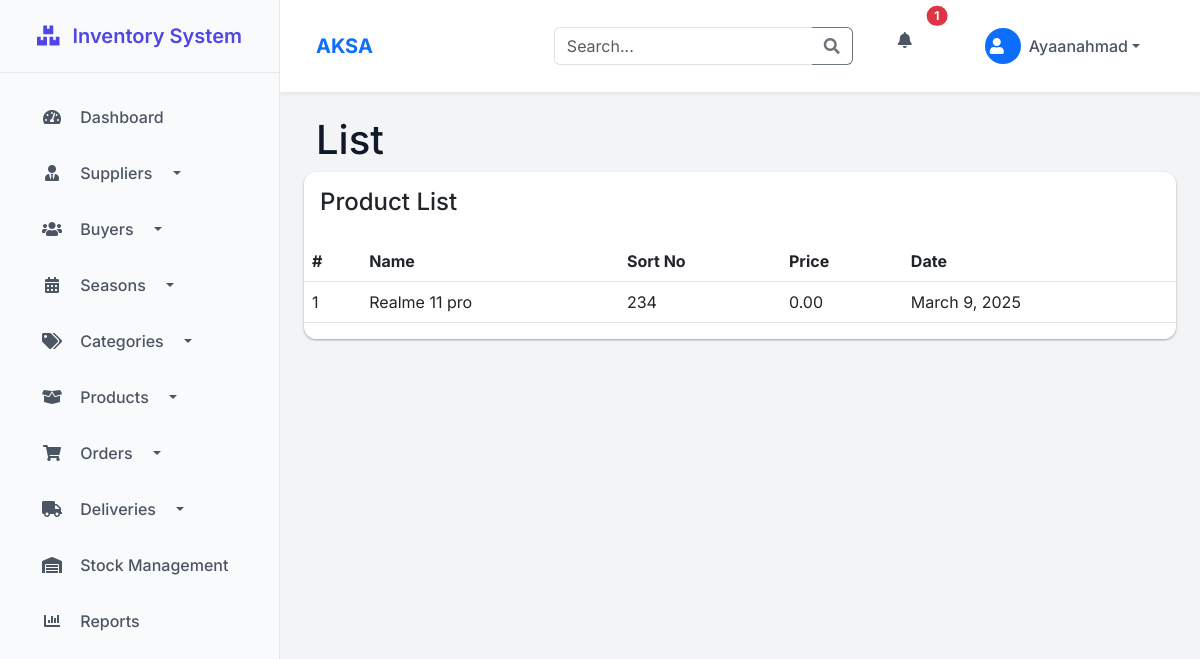
Page /store/product-list/ (signed in) on the committed database.
### inventory/models.py (models this page shows)
class User(AbstractUser):
    is_buyer = models.BooleanField(default=False)
    is_supplier = models.BooleanField(default=False)
    is_admin = models.BooleanField(default=False)

### store/models.py (models this page shows, shortened)
class Product(models.Model):
    name = models.CharField(max_length=120, unique=True)
    sortno = models.PositiveIntegerField()
    created_date = models.DateField(auto_now_add=True)
    price = models.DecimalField(max_digits=10, decimal_places=2,default=0)

### store/views.py (the view)
# urls.py: path('product-list/', ProductListView.as_view(), name='product-list'),
class ProductListView(ListView):
    model = Product
    template_name = 'store/product_list.html'
    context_object_name = 'product'

### store/context_processors.py (called while the page is built)
def alerts_context(request):
    if request.user.is_authenticated:
        return {
            'unread_alerts_count': Alert.objects.filter(user=request.user, is_read=False).count(),
            'recent_alerts': Alert.objects.filter(user=request.user).order_by('-created_at')[:5]
        }
    return {}

### templates/store/product_list.html (shortened to what this page needs)
{% extends 'base/base.html' %}
{% block breadcrumbs %}
<div class="breadcrumbs">
    <div class="breadcrumbs-inner">
        <div class="row m-0">
            <div class="col-sm-4">
                <div class="page-header float-left">
                    <div class="page-title">
                        <h1>List</h1>
                    </div>
                </div>
            </div>
        </div>
    </div>
</div>
{% endblock breadcrumbs %}
{% block content %}
<div class="row">
    <div class="col-xl-12">
        <div class="card">
            <div class="card-body">
                <h4 class="box-title">Product List </h4>
            </div>
            <div class="card-body--">
                <div class="table-stats order-table ov-h">
                    <table class="table ">
                        <thead>
                            <tr>
                                <th class="serial">#</th>
                                <th>Name</th>
                                <th>Sort No</th>
                                <th>Price</th>
                                <th>Date</th>
                            </tr>
                        </thead>
                        <tbody>
                            {% if product %}
                            {% for product in product %}
                            <tr>
                                <td class="serial">{{ forloop.counter }}</td>
                                <td>{{ product.name }}</td>
                                <td>{{ product.sortno }}</td>
                                <td>{{ product.price }}</td>
                                <td>{{ product.created_date }}</td>
                            </tr>
                            {% endfor %}
                            {% else %}
                                <tr><td>No Product Data</td></tr>
                            {% endif %}
                        </tbody>
                    </table>
                </div>
            </div>
        </div>
    </div>
</div>
{% endblock content %}

### templates/base/navbar.html (shortened to what this page needs)
<header class="navbar navbar-expand-lg navbar-light bg-white shadow-sm">
    <div class="container-fluid">
        <a class="navbar-brand fw-bold text-primary">AKSA</a>
        <div class="collapse navbar-collapse">
            <form class="d-flex ms-auto me-3" method="GET" action="{% url 'search' %}">
                <div class="input-group">
                    <input class="form-control border-end-0" type="search" name="q" placeholder="Search..."
                           aria-label="Search" value="{{ request.GET.q }}">
                    <button class="btn btn-outline-secondary border-start-0" type="submit">
                        <i class="fas fa-search"></i>
                    </button>
                </div>
            </form>
            <ul class="navbar-nav">
                <li class="nav-item dropdown me-2">
                    <a class="nav-link position-relative" href="#" id="alertsDropdown" role="button"
                       data-bs-toggle="dropdown" aria-expanded="false">
                        <i class="fas fa-bell text-gray-600"></i>
                        {% if unread_alerts_count > 0 %}
                        <span class="position-absolute top-0 start-100 translate-middle badge rounded-pill bg-danger">
                            {{ unread_alerts_count }}
                        </span>
                        {% endif %}
                    </a>
                </li>
                <li class="nav-item dropdown">
                    <a class="nav-link dropdown-toggle d-flex align-items-center" href="#" id="userDropdown"
                       role="button" data-bs-toggle="dropdown" aria-expanded="false">
                        <div class="avatar avatar-sm me-2">
                            <div class="bg-primary text-white rounded-circle d-flex align-items-center justify-content-center"
                                 style="width: 36px; height: 36px;">
                                <i class="fas fa-user"></i>
                            </div>
                        </div>
                        <span class="d-none d-lg-inline">{{ request.user.username }}</span>
                    </a>
                </li>
            </ul>
        </div>
    </div>
</header>

### templates/base/base.html (style rules this page uses)
:root { --primary: #4f46e5; --primary-hover: #4338ca; --sidebar-bg: #f9fafb; --sidebar-active: #e0e7ff; --header-bg: #ffffff; --card-shadow: 0 1px 3px rgba(0,0,0,0.12), 0 1px 2px rgba(0,0,0,0.24); --transition: all 0.3s cubic-bezier(.25,.8,.25,1); }
body { font-family: 'Inter', sans-serif; background-color: #f3f4f6; color: #111827; }
.nav-link { color: #4b5563; padding: 0.75rem 1.5rem; font-weight: 500; border-radius: 0.5rem; margin: 0.25rem 1rem; transition: var(--transition); }
.nav-link i { width: 24px; text-align: center; margin-right: 12px; }
.navbar { background: var(--header-bg); box-shadow: var(--card-shadow); padding: 0.75rem 1.5rem; }
.navbar-brand { font-weight: 700; color: var(--primary); font-size: 1.25rem; }
.card { border: none; border-radius: 0.75rem; box-shadow: var(--card-shadow); transition: var(--transition); }

### rows in the picture
User: user.username "Ayaanahmad"
Product: name "Realme 11 pro", sortno "234", price "0.00", created_date "March 9, 2025"

### other values in the picture
{{ unread_alerts_count }} "1"
